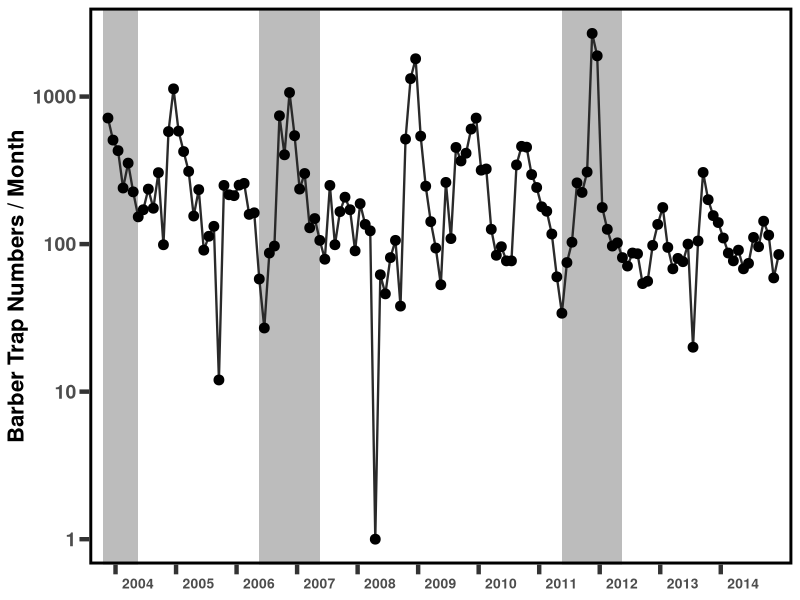
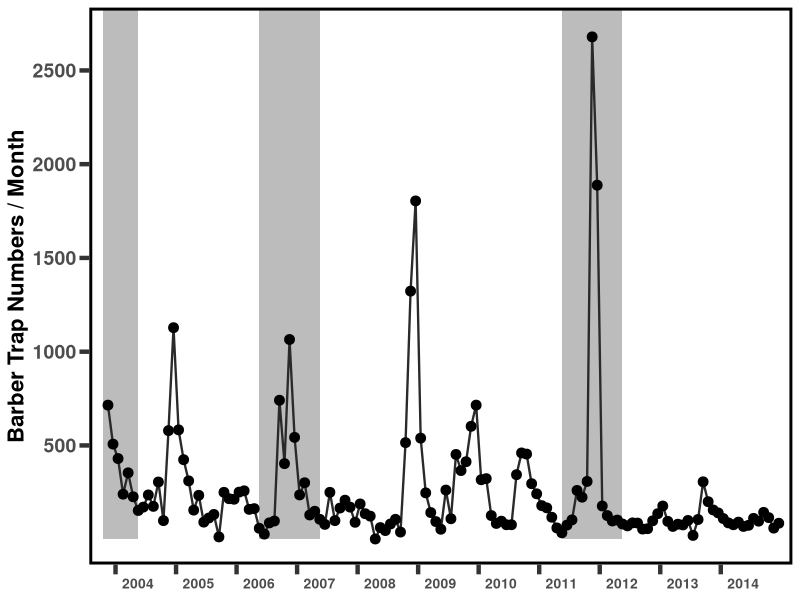
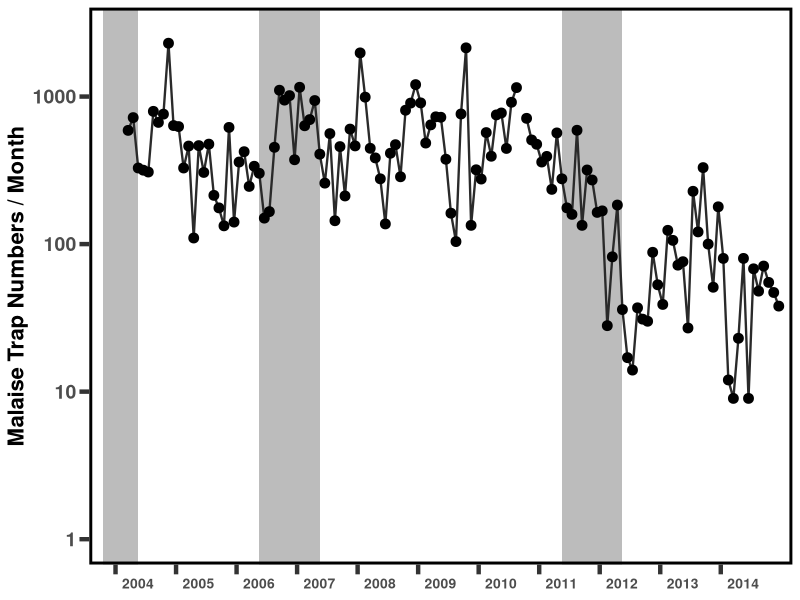
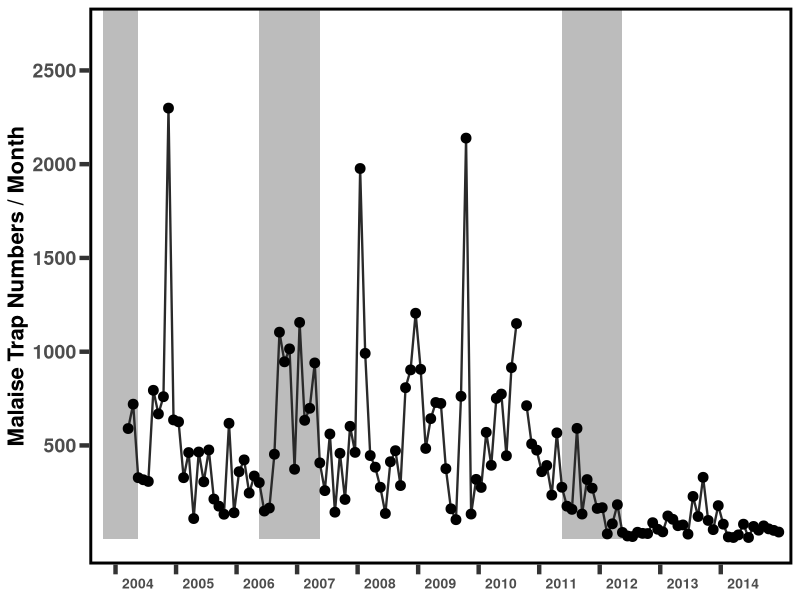
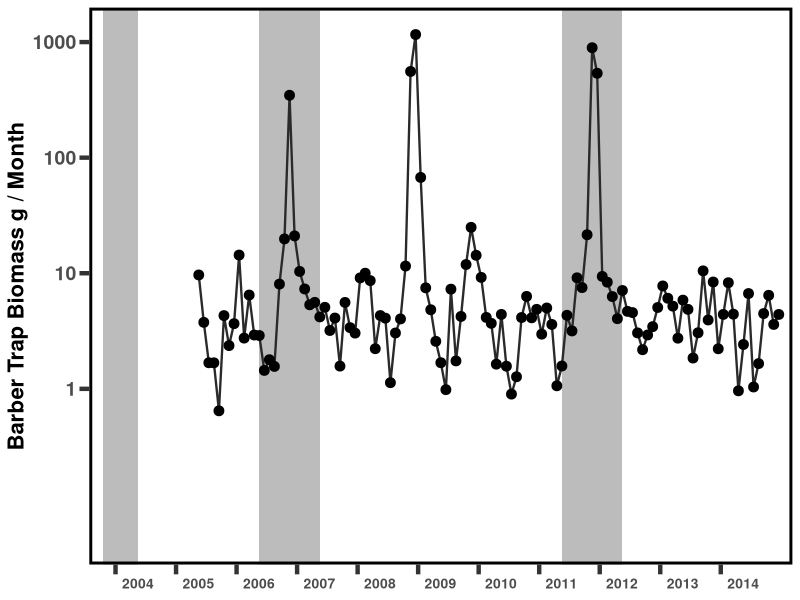
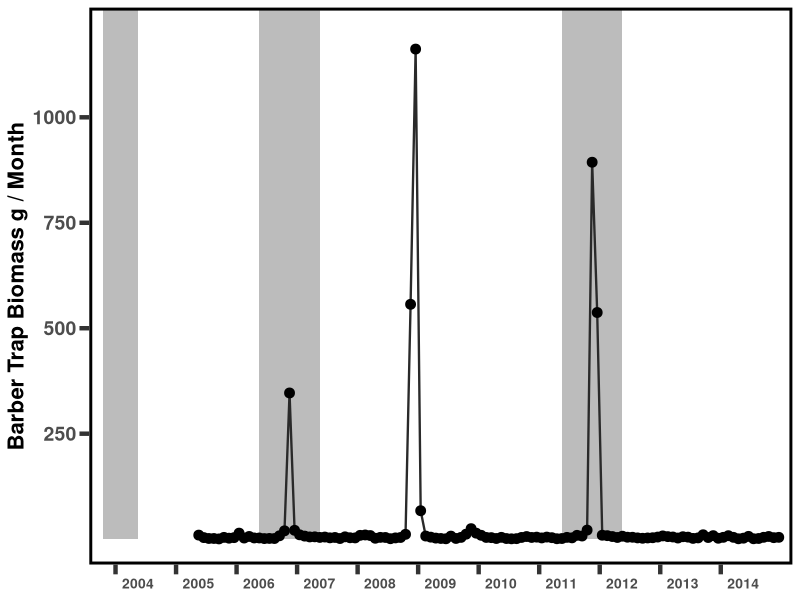
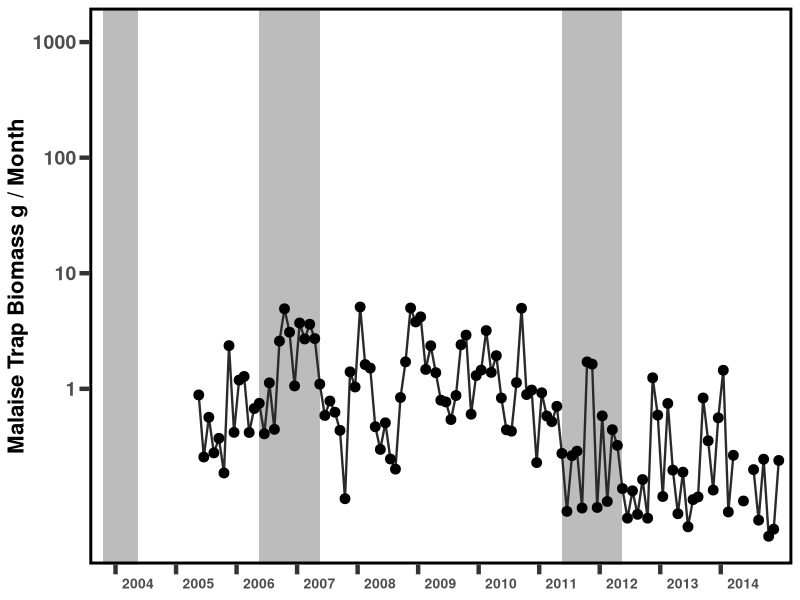
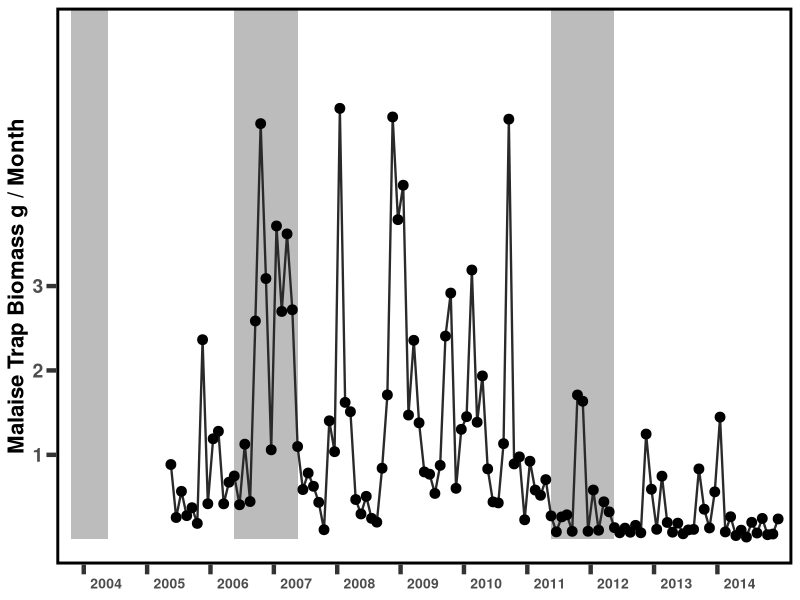

Reproduce these figures in R, in order. (Note: this script raises an error after producing the figures.)
## ---- chunk 1
options(scipen=5) #tell r not to use scientific notation on axis labels
  #########function to install (if needed) and load R packages by list
libs<-c("knitr","ggplot2","dplyr","wesanderson","plyr","grid") #list of packages to load

installLoad<-function(pck){ #user defined function
    if(!pck%in%installed.packages()){install.packages(pck)}
    require(pck, character.only = TRUE)
  }
lapply(libs,function(x) installLoad(x))  #Load/Install require packages
## ---- chunk 2
#load data
  FJ<-read.csv(file='Insects.csv') #paste the file name here

## ---- chunk 3
#Start and end months of rain polygons
  rect<-data.frame(xstart=c(0,31,91),xend=c(7,43,103))
#function to create plots of monthly data
  PlotMo<-function(Yvar='NumsB',Title='Barber Trap Numbers/Month',Type='Log',Breaks=c(10,100,1000),ylim){
    Data<-data.frame(X=FJ$Session,Y=FJ[,which(names(FJ)==Yvar)])   
    Out<-ggplot()+
      geom_rect(data = rect, aes(xmin = xstart, xmax = xend, 
                                 ymin = 0, ymax = Inf), alpha = 0.4)+
      geom_line(data=Data,aes(x=X,y=Y),colour='#2a2a2a',size=Line) +
      geom_point(data=Data,aes(x=X,y=Y),size=Point) +
      scale_x_continuous(limits=c(0,nrow(Data)),breaks=seq(2.5,nrow(Data),by=12),labels=c(2004:2014),expand=c(.02,.02)) +
      theme(axis.title.y=element_text(face="bold",size=Ytitle,vjust=titleJust),
          axis.text.x=element_text(angle=0,hjust=xJust,face="bold",size=Xlab),
          axis.text.y=element_text(face="bold",size=Ylab),
          axis.title.x=element_blank(),
          axis.ticks.length = unit(tickL, "cm"), #tick size
          axis.ticks=element_line(size=tickW),
          panel.border = element_rect(colour="black", fill=NA, size=2),
          panel.grid.major = element_blank(), 
          panel.grid.minor = element_blank(),
          panel.background = element_blank()) 
   if(Type=='Log'){ 
    Out<-Out + scale_y_log10(limits=ylim,name=Title,breaks=Breaks) 
    }else{
      Out<-Out + scale_y_continuous(limits=ylim,name=Title,breaks=Breaks) 
    }
  print(Out)
  #send to file
    jpeg(filename=paste(Yvar,'_',Type,'.jpeg',sep=''),width=5*180,height=4*180) 
    print(Out)
    dev.off()
  #return figure
    return(Out)
  }

#controls
Ylab<-14
Xlab<-10
Ytitle<-16
titleJust=1
Line<-.8
Point<-3
tickL<-.25
tickW<-1.5
xJust<--.2

Log2a<-PlotMo('NumsB','Barber Trap Numbers / Month','Log',c(1,10,100,1000),c(1,2700))
Lin2a<-PlotMo('NumsB','Barber Trap Numbers / Month','Linear',c(500,1000,1500,2000,2500),c(0,2700))
Log2b<-PlotMo('NumsM','Malaise Trap Numbers / Month','Log',c(1,10,100,1000),c(1,2700))
Lin2b<-PlotMo('NumsM','Malaise Trap Numbers / Month','Linear',c(500,1000,1500,2000,2500),c(0,2700))
Log2c<-PlotMo('BiomB','Barber Trap Biomass g / Month','Log',c(1,10,100,1000),c(.05,1200))
Lin2c<-PlotMo('BiomB','Barber Trap Biomass g / Month','Linear',c(250,500,750,1000),c(0,1200))
Log2d<-PlotMo('BiomM','Malaise Trap Biomass g / Month','Log',c(1,10,100,1000),c(.05,1200))
Lin2d<-PlotMo('BiomM','Malaise Trap Biomass g / Month','Linear',c(1,2,3),c(0,6))
## ---- chunk 4

#Function summarSE #http://www.cookbook-r.com/Graphs/Plotting_means_and_error_bars_(ggplot2)/#Helper functions

## Gives count, mean, standard deviation, standard error of the mean, and confidence interval (default 95%).
##   data: a data frame.
##   measurevar: the name of a column that contains the variable to be summarized
##   groupvars: a vector containing names of columns that contain grouping variables
##   na.rm: a boolean that indicates whether to ignore NA's
##   conf.interval: the percent range of the confidence interval (default is 95%)
summarySE <- function(data=NULL, measurevar, groupvars=NULL, na.rm=FALSE,
                      conf.interval=.95, .drop=TRUE) {

    # New version of length which can handle NA's: if na.rm==T, don't count them
    length2 <- function (x, na.rm=FALSE) {
        if (na.rm) sum(!is.na(x))
        else       length(x)
    }

    # This does the summary. For each group's data frame, return a vector with
    # N, mean, and sd
    datac <- ddply(data, groupvars, .drop=.drop,
      .fun = function(xx, col) {
        c(N    = length2(xx[[col]], na.rm=na.rm),
          mean = mean   (xx[[col]], na.rm=na.rm),
          sd   = sd     (xx[[col]], na.rm=na.rm)
        )
      },
      measurevar
    )

    # Rename the "mean" column    
    datac <- rename(datac, c("mean" = measurevar))

    datac$se <- datac$sd / sqrt(datac$N)  # Calculate standard error of the mean

    # Confidence interval multiplier for standard error
    # Calculate t-statistic for confidence interval: 
    # e.g., if conf.interval is .95, use .975 (above/below), and use df=N-1
    ciMult <- qt(conf.interval/2 + .5, datac$N-1)
    datac$ci <- datac$se * ciMult

    return(datac)
}
## ---- chunk 5
#get Month
  FJ$Month<-as.numeric(substr(FJ$MO,5,6))
#Function to plot yearly means
  plotMeans<-function(Yvar,Title,Type,Breaks,Ylim){
    #get means and SE
      Means<-summarySE(FJ, measurevar=Yvar, groupvars=c("Month"),na.rm=TRUE)
    #plot data
      Data<-data.frame(X=Means$Month,Y=Means[,which(names(Means)==Yvar)],se=Means$se)   
    #error bars
      Data$Ymin=Data$Y-Data$se
      Data$Ymax=Data$Y+Data$se
    #Title
      Title<-paste(Title,' (',expression('\261'),'1 s.e.)',sep=)
  #browser()
   #plot data
      Out<-ggplot(Data, aes(x=X, y=Y)) + 
        geom_errorbar(aes(ymin=Ymin, ymax=Ymax), width=.1) +
        geom_line(size=Line) +
        geom_point(size=Point) +
        scale_x_continuous(limits=c(.9,12.1),breaks=c(1:12),labels=c('Jan','Feb','Mar','Apr','May','Jun','Jul','Aug','Sep','Oct','Nov','Dec'),expand=c(.02,.02)) +
      theme(axis.title.y=element_text(face="bold",size=Ytitle,vjust=titleJust),
          axis.text.x=element_text(angle=0,hjust=xJust,face="bold",size=Xlab),
          axis.text.y=element_text(face="bold",size=Ylab),
          axis.title.x=element_blank(),
          axis.ticks.length = unit(tickL, "cm"), #tick size
          axis.ticks=element_line(size=tickW),
          panel.border = element_rect(colour="black", fill=NA, size=2),
          panel.grid.major = element_blank(), 
          panel.grid.minor = element_blank(),
          panel.background = element_blank()) 
   if(Type=='Log'){ 
    Out<-Out + scale_y_log10(limits=Ylim,name=Title,breaks=Breaks) 
    }else{
      Out<-Out + scale_y_continuous(limits=Ylim,name=Title,breaks=Breaks) 
    }
  print(Out)
  #send to file
    jpeg(filename=paste('Mean_',Yvar,'_',Type,'.jpeg',sep=''),width=5*180,height=4*180) 
    print(Out)
    dev.off()
  #return figure
    return(Out)
  }

#controls
Ylab<-14
Xlab<-12
Ytitle<-12
titleJust<-1
Line<-1.0
Point<-4
tickL<-.25
tickW<-1.5
xJust<-.55

Log1a<-plotMeans('NumsB','Mean Barber Trap Numbers / Month','Log',c(10,100,1000),c(10,1100))
Lin1a<-plotMeans('NumsB','Mean Barber Trap Numbers / Month','Linear',c(250,500,750,1000),c(0,1000))
Log1b<-plotMeans('NumsM','Mean Malaise Trap Numbers / Month','Log',c(10,100,1000),c(10,1100))
Lin1b<-plotMeans('NumsM','Mean Malaise Trap Numbers / Month','Linear',c(250,500,750,1000),c(0,1000))
Log1c<-plotMeans('BiomB','Mean Barber Trap Biomass g / Month','Log',c(1,10,100,1000),c(.1,1000))
Lin1c<-plotMeans('BiomB','Mean Barber Trap Biomass g / Month','Linear',c(100,200,300,400,500),c(0,350))
Log1d<-plotMeans('BiomM','Mean Malaise Trap Biomass g / Month','Log',c(1,10,100,1000),c(.1,1000))
Lin1d<-plotMeans('BiomM','Mean Malaise Trap Biomass g / Month','Linear',c(1,2,3),c(0,3))
## ---- chunk 6
# Multiple plot function
#
# ggplot objects can be passed in ..., or to plotlist (as a list of ggplot objects)
# - cols:   Number of columns in layout
# - layout: A matrix specifying the layout. If present, 'cols' is ignored.
#
# If the layout is something like matrix(c(1,2,3,3), nrow=2, byrow=TRUE),
# then plot 1 will go in the upper left, 2 will go in the upper right, and
# 3 will go all the way across the bottom.
#
multiplot <- function(..., plotlist=NULL, file, cols=1, layout=NULL) {
  require(grid)

  # Make a list from the ... arguments and plotlist
  plots <- c(list(...), plotlist)

  numPlots = length(plots)

  # If layout is NULL, then use 'cols' to determine layout
  if (is.null(layout)) {
    # Make the panel
    # ncol: Number of columns of plots
    # nrow: Number of rows needed, calculated from # of cols
    layout <- matrix(seq(1, cols * ceiling(numPlots/cols)),
                    ncol = cols, nrow = ceiling(numPlots/cols))
  }

 if (numPlots==1) {
    print(plots[[1]])

  } else {
    # Set up the page
    grid.newpage()
    pushViewport(viewport(layout = grid.layout(nrow(layout), ncol(layout))))

    # Make each plot, in the correct location
    for (i in 1:numPlots) {
      # Get the i,j matrix positions of the regions that contain this subplot
      matchidx <- as.data.frame(which(layout == i, arr.ind = TRUE))

      print(plots[[i]], vp = viewport(layout.pos.row = matchidx$row,
                                      layout.pos.col = matchidx$col))
    }
  }
}


#multiplot monthly means
v<-1.5
h<--.8
Size<-5

a1<-Log1a+annotate("text", x =-Inf, y =Inf, label = "A)",hjust=h,vjust=v,size=Size,fontface='bold')

b1<-Log1b+annotate("text", x =-Inf, y =Inf, label = "B)",hjust=h,vjust=v,size=Size,fontface='bold')

c1<-Log1c+annotate("text", x =-Inf, y =Inf, label = "C)",hjust=h,vjust=v,size=Size,fontface='bold')

d1<-Log1d+annotate("text", x =-Inf, y =Inf, label = "D)",hjust=h,vjust=v,size=Size,fontface='bold')

#windows(11,8.5)
  #jpeg(filename='Fig1.jpeg',width=11*180,height=8*180)
   # multiplot(a1,c1,b1,d1,cols=2)
  #dev.off()

tiff(filename='Fig1.tiff',width=11,height=8,units ="in",res=600)
  multiplot(a1,c1,b1,d1,cols=2)
  dev.off()

#multiplot monthly totals
v<-1.5
h<--.6
Size<-5

a1<-Log2a+annotate("text", x =-Inf, y =Inf, label = "A)",hjust=h,vjust=v,size=Size,fontface='bold')

b1<-Log2b+annotate("text", x =-Inf, y =Inf, label = "B)",hjust=h,vjust=v,size=Size,fontface='bold')

c1<-Log2c+annotate("text", x =-Inf, y =Inf, label = "C)",hjust=h,vjust=v,size=Size,fontface='bold')

d1<-Log2d+annotate("text", x =-Inf, y =Inf, label = "D)",hjust=h,vjust=v,size=Size,fontface='bold')

#windows(11,8.5)

tiff(filename='Fig2.tiff',width=11,height=8,units ="in",res=600)
  multiplot(a1,c1,b1,d1,cols=2)
  dev.off()

  #jpeg(filename='Fig2.jpeg',width=11*180,height=8*180)
    #multiplot(a1,c1,b1,d1,cols=2)
  #dev.off()
